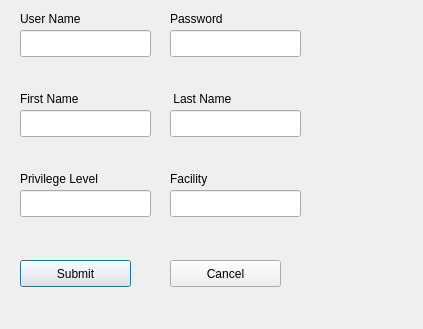
<?xml version="1.0" encoding="UTF-8"?>
<ui version="4.0">
 <class>UpdateWaitingList</class>
 <widget class="QDialog" name="UpdateWaitingList">
  <property name="geometry">
   <rect>
    <x>0</x>
    <y>0</y>
    <width>423</width>
    <height>329</height>
   </rect>
  </property>
  <property name="windowTitle">
   <string>Dialog</string>
  </property>
  <widget class="QLabel" name="label">
   <property name="geometry">
    <rect>
     <x>20</x>
     <y>10</y>
     <width>121</width>
     <height>17</height>
    </rect>
   </property>
   <property name="text">
    <string>User Name</string>
   </property>
  </widget>
  <widget class="QPushButton" name="pushButton">
   <property name="geometry">
    <rect>
     <x>20</x>
     <y>260</y>
     <width>111</width>
     <height>27</height>
    </rect>
   </property>
   <property name="text">
    <string>Submit</string>
   </property>
  </widget>
  <widget class="QPushButton" name="closeButton">
   <property name="geometry">
    <rect>
     <x>170</x>
     <y>260</y>
     <width>111</width>
     <height>27</height>
    </rect>
   </property>
   <property name="text">
    <string>Cancel</string>
   </property>
  </widget>
  <widget class="QLineEdit" name="lineEdit">
   <property name="geometry">
    <rect>
     <x>20</x>
     <y>110</y>
     <width>131</width>
     <height>27</height>
    </rect>
   </property>
  </widget>
  <widget class="QLabel" name="label_2">
   <property name="geometry">
    <rect>
     <x>20</x>
     <y>170</y>
     <width>121</width>
     <height>17</height>
    </rect>
   </property>
   <property name="text">
    <string>Privilege Level</string>
   </property>
  </widget>
  <widget class="QLineEdit" name="lineEdit_2">
   <property name="geometry">
    <rect>
     <x>20</x>
     <y>190</y>
     <width>131</width>
     <height>27</height>
    </rect>
   </property>
  </widget>
  <widget class="QLabel" name="label_4">
   <property name="geometry">
    <rect>
     <x>20</x>
     <y>90</y>
     <width>121</width>
     <height>17</height>
    </rect>
   </property>
   <property name="text">
    <string>First Name</string>
   </property>
  </widget>
  <widget class="QLineEdit" name="lineEdit_3">
   <property name="geometry">
    <rect>
     <x>170</x>
     <y>110</y>
     <width>131</width>
     <height>27</height>
    </rect>
   </property>
   <property name="text">
    <string/>
   </property>
  </widget>
  <widget class="QLabel" name="label_5">
   <property name="geometry">
    <rect>
     <x>170</x>
     <y>90</y>
     <width>121</width>
     <height>17</height>
    </rect>
   </property>
   <property name="text">
    <string> Last Name</string>
   </property>
  </widget>
  <widget class="QLineEdit" name="lineEdit_4">
   <property name="geometry">
    <rect>
     <x>170</x>
     <y>190</y>
     <width>131</width>
     <height>27</height>
    </rect>
   </property>
  </widget>
  <widget class="QLabel" name="label_3">
   <property name="geometry">
    <rect>
     <x>170</x>
     <y>170</y>
     <width>121</width>
     <height>17</height>
    </rect>
   </property>
   <property name="text">
    <string>Facility</string>
   </property>
  </widget>
  <widget class="QLineEdit" name="lineEdit_5">
   <property name="geometry">
    <rect>
     <x>20</x>
     <y>30</y>
     <width>131</width>
     <height>27</height>
    </rect>
   </property>
  </widget>
  <widget class="QLabel" name="label_6">
   <property name="geometry">
    <rect>
     <x>170</x>
     <y>10</y>
     <width>121</width>
     <height>17</height>
    </rect>
   </property>
   <property name="text">
    <string>Password</string>
   </property>
  </widget>
  <widget class="QLineEdit" name="lineEdit_6">
   <property name="geometry">
    <rect>
     <x>170</x>
     <y>30</y>
     <width>131</width>
     <height>27</height>
    </rect>
   </property>
   <property name="text">
    <string/>
   </property>
  </widget>
 </widget>
 <resources/>
 <connections/>
</ui>
